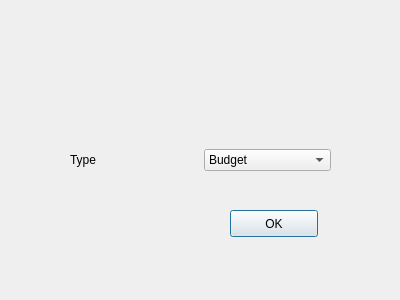
<?xml version="1.0" encoding="UTF-8"?>
<ui version="4.0">
 <class>correct2</class>
 <widget class="QDialog" name="correct2">
  <property name="geometry">
   <rect>
    <x>0</x>
    <y>0</y>
    <width>400</width>
    <height>300</height>
   </rect>
  </property>
  <property name="windowTitle">
   <string>Dialog</string>
  </property>
  <widget class="QPushButton" name="pushButton">
   <property name="geometry">
    <rect>
     <x>230</x>
     <y>210</y>
     <width>88</width>
     <height>27</height>
    </rect>
   </property>
   <property name="text">
    <string>OK</string>
   </property>
  </widget>
  <widget class="QWidget" name="horizontalLayoutWidget">
   <property name="geometry">
    <rect>
     <x>70</x>
     <y>120</y>
     <width>261</width>
     <height>80</height>
    </rect>
   </property>
   <layout class="QHBoxLayout" name="horizontalLayout">
    <item>
     <widget class="QLabel" name="label">
      <property name="text">
       <string>Type</string>
      </property>
     </widget>
    </item>
    <item>
     <widget class="QComboBox" name="comboBox">
      <item>
       <property name="text">
        <string>Budget</string>
       </property>
      </item>
      <item>
       <property name="text">
        <string>Contract</string>
       </property>
      </item>
     </widget>
    </item>
   </layout>
  </widget>
 </widget>
 <resources/>
 <connections/>
</ui>
